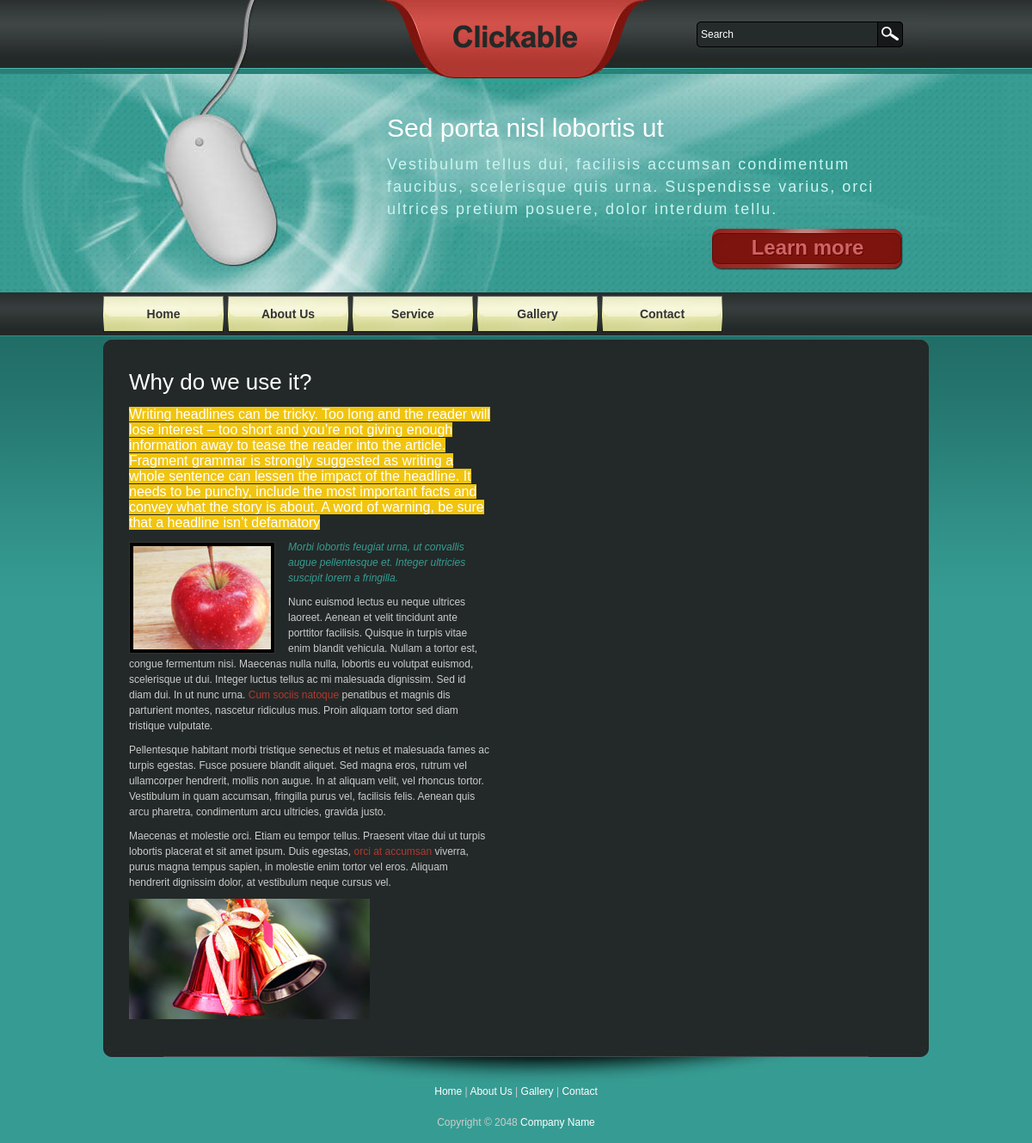
/newsdetails/2, run on the app's committed database.
### news/models.py (models this page shows)
class News(models.Model):
    news_title=models.CharField(max_length=100)
    news_des=HTMLField()
    news_image=models.FileField(upload_to="news/",max_length=250,null=True,default=None)
    news_slug = AutoSlugField(populate_from='news_title', unique=True, null=True, default=None)

### IIP/views.py (the view)
# urls.py: path("newsdetails/<newsid>",views.newsDetails),
def newsDetails(request,newsid):
    newsDetails=News.objects.get(id=newsid)
    data={
        'newsDetails':newsDetails
    }
    return render(request,"newsdetails.html",data)

### templates/newsdetails.html (shortened to what this page needs)
{% include "header.html" %}
<div id="tooplate_main">
    <div class="col_w900 hr_divider">
        <div class="col_w420 lp_box float_l">
            <h2>{{newsDetails.news_title | safe}}</h2>
            <h5>{{newsDetails.news_des | safe}}</h5>
            <img class="image_wrapper image_fl" src="/static/images/tooplate_image_02.jpg" alt="Image 02" />
            <p><em>Morbi lobortis feugiat urna, ut convallis augue pellentesque et. Integer ultricies suscipit lorem a fringilla.</em></p>
          	<p>Nunc euismod lectus eu neque ultrices laoreet. Aenean et velit tincidunt ante porttitor facilisis. Quisque in turpis vitae enim blandit vehicula. Nullam a tortor est, congue fermentum nisi. Maecenas nulla nulla, lobortis eu volutpat euismod, scelerisque ut dui. Integer luctus tellus ac mi malesuada dignissim. Sed id diam dui. In ut nunc urna. <a href="/static/#">Cum sociis natoque</a> penatibus et magnis dis parturient montes, nascetur ridiculus mus. Proin aliquam tortor sed diam tristique vulputate.</p>
          	<p>Pellentesque habitant morbi tristique senectus et netus et malesuada fames ac turpis egestas. Fusce posuere blandit aliquet. Sed magna eros, rutrum vel ullamcorper hendrerit, mollis non augue. In at aliquam velit, vel rhoncus tortor. Vestibulum in quam accumsan, fringilla purus vel, facilisis felis. Aenean quis arcu pharetra, condimentum arcu ultricies, gravida justo.</p>
          	<p>Maecenas et molestie orci. Etiam eu tempor tellus. Praesent vitae dui ut turpis lobortis placerat et sit amet ipsum. Duis egestas,<a href="/static/#"> orci at accumsan</a> viverra, purus magna tempus sapien, in molestie enim tortor vel eros. Aliquam hendrerit dignissim dolor, at vestibulum neque cursus vel.</p>
      </div>
		     <img src="/media/{{newsDetails.news_image}}" class="img-fluid">
    </div>
</div>
 {% include "footer.html" %}

### static/tooplate_style.css (style rules this page uses)
body { margin: 0; padding: 0; color: #ccc; font-family: Tahoma, Geneva, sans-serif; font-size: 12px; line-height: 1.5em; background-color: #369c93; background-image: url(images/tooplate_body.png); background-repeat: repeat-x; background-position: top }
a, a:link, a:visited, a:active { color: #b13932; text-decoration: none; }
p { margin: 0 0 10px 0; padding: 0; }
img { border: none; }
h1, h2, h3, h4, h5, h6 { color: #fff; font-weight: normal }
h2 { font-size: 26px; margin: 0 0 20px 0; padding: 0; }
h5 { font-size: 16px; margin: 0 0 10px; padding: 0; }
.float_l { float: left }
.image_wrapper { display: inline-block; border: 1px solid #333; padding: 4px; background: #000; margin-bottom: 5px; }
.image_fl { float: left; margin: 3px 15px 0 0; }
em { color: #369c93 }
#tooplate_main { clear: both; width: 900px; margin: 0 auto; padding: 45px 30px 0; background: #232928 url(images/tooplate_main.jpg) top center no-repeat }
.col_w900 { width: 900px; padding-bottom: 30px }
.col_w420 { width: 420px }

### data on the page
News: news_title "Why do we use it?", news_des "Writing headlines can be tricky. Too long and the reader will lose interest – too short and you’re not giving enough information away to tease the reader into the article. Fragment grammar is strongly suggested as writing a whole sentence can lessen the impact of the headline. It needs to be punchy, include the most important facts and convey what the story is about. A word of warning, be sure that a headline isn’t defamatory", news_image (picture)
